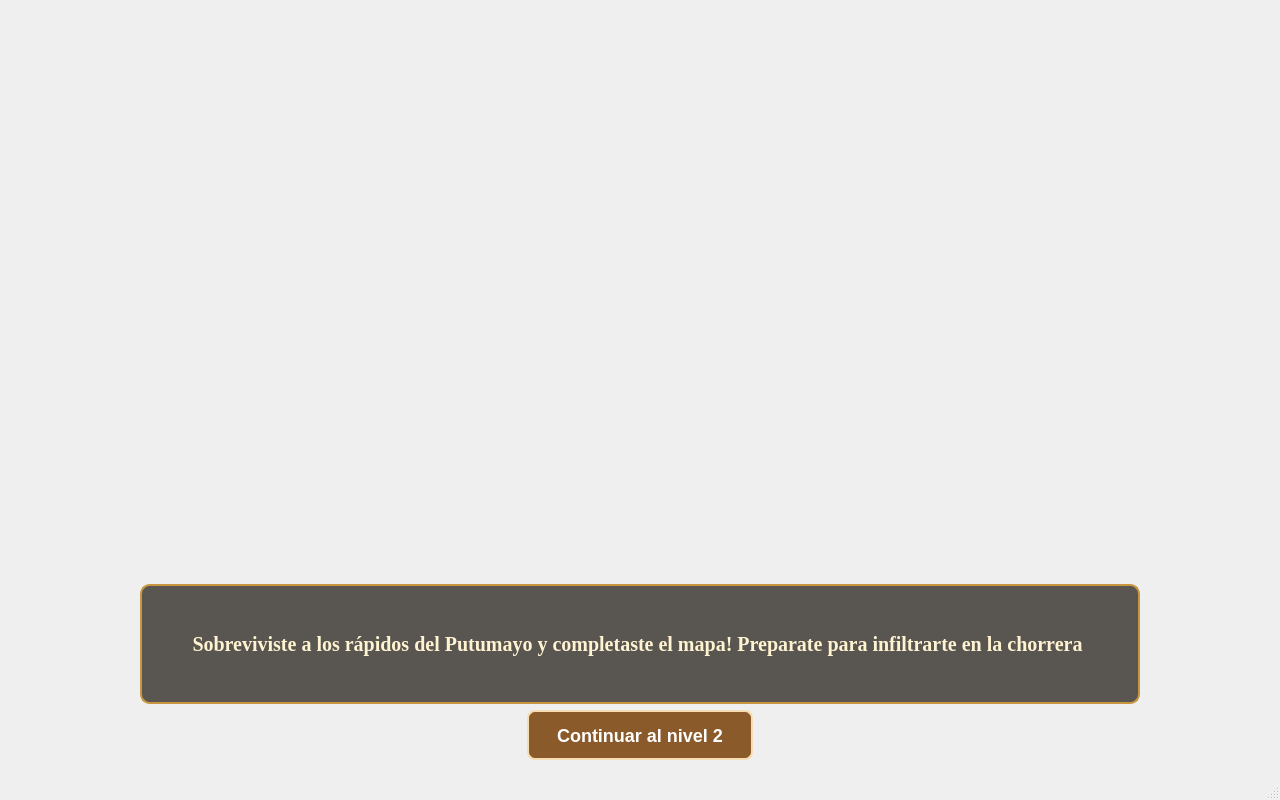
<?xml version="1.0" encoding="UTF-8"?>
<ui version="4.0">
 <class>MainWindow</class>
 <widget class="QMainWindow" name="MainWindow">
  <property name="geometry">
   <rect>
    <x>0</x>
    <y>0</y>
    <width>1280</width>
    <height>800</height>
   </rect>
  </property>
  <property name="minimumSize">
   <size>
    <width>0</width>
    <height>0</height>
   </size>
  </property>
  <property name="windowTitle">
   <string>MainWindow</string>
  </property>
  <widget class="QWidget" name="centralwidget">
   <layout class="QGridLayout" name="gridLayout">
    <item row="0" column="0">
     <widget class="QStackedWidget" name="stackedWidget">
      <property name="styleSheet">
       <string notr="true">#pageTransicion {
    border-image: url(:/0. Fondo transicion.png) 0 0 0 0 stretch stretch;
}

QLabel {
    background: transparent;
    color: white;
}</string>
      </property>
      <property name="currentIndex">
       <number>3</number>
      </property>
      <widget class="QWidget" name="PageMenu">
       <property name="styleSheet">
        <string notr="true">#PageMenu {
    border-image: url(:/0. Fondo Menu.png) 0 0 0 0 stretch stretch;
}

QLabel {
    background: transparent;
    color: white;
}</string>
       </property>
       <layout class="QVBoxLayout" name="verticalLayout_3">
        <item alignment="Qt::AlignmentFlag::AlignHCenter">
         <widget class="QLabel" name="label">
          <property name="minimumSize">
           <size>
            <width>700</width>
            <height>150</height>
           </size>
          </property>
          <property name="maximumSize">
           <size>
            <width>800</width>
            <height>150</height>
           </size>
          </property>
          <property name="font">
           <font>
            <family>Georgia</family>
            <pointsize>-1</pointsize>
            <bold>true</bold>
           </font>
          </property>
          <property name="styleSheet">
           <string notr="true">QLabel {
    color: #FFF3D1;
    font-family: &quot;Georgia&quot;, &quot;Trebuchet MS&quot;, serif;
    font-size: 30px;
    font-weight: bold;
    background-color: rgba(20, 14, 8, 175);
    padding: 16px 24px;
    border: 2px solid #C8963E;
    border-radius: 10px;
}
</string>
          </property>
          <property name="text">
           <string>Indiana Jones y La Fiebre del Caucho :  EL Oro Blanco del Putumayo</string>
          </property>
          <property name="alignment">
           <set>Qt::AlignmentFlag::AlignCenter</set>
          </property>
          <property name="wordWrap">
           <bool>true</bool>
          </property>
         </widget>
        </item>
        <item>
         <spacer name="verticalSpacer">
          <property name="orientation">
           <enum>Qt::Orientation::Vertical</enum>
          </property>
          <property name="sizeType">
           <enum>QSizePolicy::Policy::Expanding</enum>
          </property>
          <property name="sizeHint" stdset="0">
           <size>
            <width>20</width>
            <height>450</height>
           </size>
          </property>
         </spacer>
        </item>
        <item alignment="Qt::AlignmentFlag::AlignHCenter">
         <widget class="QPushButton" name="btnNormal">
          <property name="minimumSize">
           <size>
            <width>300</width>
            <height>50</height>
           </size>
          </property>
          <property name="maximumSize">
           <size>
            <width>600</width>
            <height>50</height>
           </size>
          </property>
          <property name="styleSheet">
           <string notr="true">QPushButton {
    background-color: #8b5a2b;
    color: white;
    font-size: 18px;
    font-weight: bold;
    padding: 12px 28px;
    border: 2px solid #f5deb3;
    border-radius: 8px;
}
QPushButton:hover {
    background-color: #a86f38;
}</string>
          </property>
          <property name="text">
           <string>Modo Normal</string>
          </property>
         </widget>
        </item>
        <item alignment="Qt::AlignmentFlag::AlignHCenter">
         <widget class="QPushButton" name="btnDificil">
          <property name="minimumSize">
           <size>
            <width>300</width>
            <height>50</height>
           </size>
          </property>
          <property name="maximumSize">
           <size>
            <width>600</width>
            <height>50</height>
           </size>
          </property>
          <property name="layoutDirection">
           <enum>Qt::LayoutDirection::LeftToRight</enum>
          </property>
          <property name="autoFillBackground">
           <bool>false</bool>
          </property>
          <property name="styleSheet">
           <string notr="true">QPushButton {
    background-color: #8b5a2b;
    color: white;
    font-size: 18px;
    font-weight: bold;
    padding: 12px 28px;
    border: 2px solid #f5deb3;
    border-radius: 8px;
}
QPushButton:hover {
    background-color: #a86f38;
}</string>
          </property>
          <property name="text">
           <string>Modo Díficil</string>
          </property>
         </widget>
        </item>
       </layout>
      </widget>
      <widget class="QWidget" name="pageNivel1">
       <layout class="QVBoxLayout" name="verticalLayout">
        <item>
         <layout class="QHBoxLayout" name="horizontalLayout">
          <item>
           <widget class="QLabel" name="lblIconoCorazonN1">
            <property name="minimumSize">
             <size>
              <width>32</width>
              <height>32</height>
             </size>
            </property>
            <property name="maximumSize">
             <size>
              <width>32</width>
              <height>32</height>
             </size>
            </property>
            <property name="text">
             <string/>
            </property>
            <property name="pixmap">
             <pixmap resource="sprites.qrc">:/0. Corazon.png</pixmap>
            </property>
            <property name="scaledContents">
             <bool>true</bool>
            </property>
           </widget>
          </item>
          <item>
           <widget class="QProgressBar" name="barraSaludN1">
            <property name="maximumSize">
             <size>
              <width>250</width>
              <height>16777215</height>
             </size>
            </property>
            <property name="value">
             <number>100</number>
            </property>
           </widget>
          </item>
          <item>
           <spacer name="horizontalSpacer">
            <property name="orientation">
             <enum>Qt::Orientation::Horizontal</enum>
            </property>
            <property name="sizeType">
             <enum>QSizePolicy::Policy::Fixed</enum>
            </property>
            <property name="sizeHint" stdset="0">
             <size>
              <width>100</width>
              <height>20</height>
             </size>
            </property>
           </spacer>
          </item>
          <item>
           <widget class="QWidget" name="widget_2" native="true">
            <property name="minimumSize">
             <size>
              <width>200</width>
              <height>32</height>
             </size>
            </property>
            <property name="maximumSize">
             <size>
              <width>200</width>
              <height>32</height>
             </size>
            </property>
            <layout class="QHBoxLayout" name="horizontalLayout_4">
             <property name="spacing">
              <number>7</number>
             </property>
             <property name="leftMargin">
              <number>0</number>
             </property>
             <property name="topMargin">
              <number>0</number>
             </property>
             <property name="rightMargin">
              <number>0</number>
             </property>
             <property name="bottomMargin">
              <number>0</number>
             </property>
             <item>
              <widget class="QLabel" name="lblVida">
               <property name="text">
                <string>Vidas :</string>
               </property>
              </widget>
             </item>
             <item>
              <widget class="QLabel" name="lblVida11">
               <property name="minimumSize">
                <size>
                 <width>32</width>
                 <height>32</height>
                </size>
               </property>
               <property name="maximumSize">
                <size>
                 <width>32</width>
                 <height>32</height>
                </size>
               </property>
               <property name="text">
                <string/>
               </property>
               <property name="pixmap">
                <pixmap resource="sprites.qrc">:/00. Indy cara.png</pixmap>
               </property>
               <property name="scaledContents">
                <bool>true</bool>
               </property>
              </widget>
             </item>
             <item>
              <widget class="QLabel" name="lblVida21">
               <property name="minimumSize">
                <size>
                 <width>32</width>
                 <height>32</height>
                </size>
               </property>
               <property name="maximumSize">
                <size>
                 <width>32</width>
                 <height>32</height>
                </size>
               </property>
               <property name="text">
                <string/>
               </property>
               <property name="pixmap">
                <pixmap resource="sprites.qrc">:/00. Indy cara.png</pixmap>
               </property>
               <property name="scaledContents">
                <bool>true</bool>
               </property>
              </widget>
             </item>
             <item>
              <widget class="QLabel" name="lblVida31">
               <property name="minimumSize">
                <size>
                 <width>32</width>
                 <height>32</height>
                </size>
               </property>
               <property name="maximumSize">
                <size>
                 <width>32</width>
                 <height>32</height>
                </size>
               </property>
               <property name="text">
                <string/>
               </property>
               <property name="pixmap">
                <pixmap resource="sprites.qrc">:/00. Indy cara.png</pixmap>
               </property>
               <property name="scaledContents">
                <bool>true</bool>
               </property>
              </widget>
             </item>
            </layout>
           </widget>
          </item>
          <item>
           <spacer name="horizontalSpacer_3">
            <property name="orientation">
             <enum>Qt::Orientation::Horizontal</enum>
            </property>
            <property name="sizeType">
             <enum>QSizePolicy::Policy::Fixed</enum>
            </property>
            <property name="sizeHint" stdset="0">
             <size>
              <width>40</width>
              <height>20</height>
             </size>
            </property>
           </spacer>
          </item>
          <item>
           <widget class="QLabel" name="lblIconoPerga">
            <property name="minimumSize">
             <size>
              <width>32</width>
              <height>32</height>
             </size>
            </property>
            <property name="maximumSize">
             <size>
              <width>32</width>
              <height>32</height>
             </size>
            </property>
            <property name="text">
             <string/>
            </property>
            <property name="pixmap">
             <pixmap resource="sprites.qrc">:/00. pergamino.png</pixmap>
            </property>
            <property name="scaledContents">
             <bool>true</bool>
            </property>
           </widget>
          </item>
          <item>
           <widget class="QLabel" name="lblPergaminosN1">
            <property name="text">
             <string>Pergaminos: 0/5</string>
            </property>
            <property name="alignment">
             <set>Qt::AlignmentFlag::AlignCenter</set>
            </property>
           </widget>
          </item>
          <item>
           <widget class="QLabel" name="lblTiempoN1">
            <property name="text">
             <string>Tiempo:  2:00</string>
            </property>
            <property name="alignment">
             <set>Qt::AlignmentFlag::AlignCenter</set>
            </property>
           </widget>
          </item>
         </layout>
        </item>
        <item>
         <widget class="QGraphicsView" name="viewNivel1">
          <property name="focusPolicy">
           <enum>Qt::FocusPolicy::NoFocus</enum>
          </property>
         </widget>
        </item>
       </layout>
      </widget>
      <widget class="QWidget" name="pageNivel2">
       <layout class="QVBoxLayout" name="verticalLayout_2">
        <item>
         <layout class="QHBoxLayout" name="horizontalLayout_2">
          <item>
           <widget class="QLabel" name="lblIconoCorazonN2">
            <property name="minimumSize">
             <size>
              <width>32</width>
              <height>32</height>
             </size>
            </property>
            <property name="maximumSize">
             <size>
              <width>32</width>
              <height>32</height>
             </size>
            </property>
            <property name="text">
             <string/>
            </property>
            <property name="pixmap">
             <pixmap resource="sprites.qrc">:/0. Corazon.png</pixmap>
            </property>
            <property name="scaledContents">
             <bool>true</bool>
            </property>
           </widget>
          </item>
          <item>
           <widget class="QProgressBar" name="barraSaludN2">
            <property name="value">
             <number>100</number>
            </property>
            <property name="alignment">
             <set>Qt::AlignmentFlag::AlignCenter</set>
            </property>
           </widget>
          </item>
          <item>
           <widget class="QWidget" name="widget" native="true">
            <property name="minimumSize">
             <size>
              <width>200</width>
              <height>32</height>
             </size>
            </property>
            <property name="maximumSize">
             <size>
              <width>200</width>
              <height>32</height>
             </size>
            </property>
            <layout class="QHBoxLayout" name="horizontalLayout_3">
             <property name="spacing">
              <number>5</number>
             </property>
             <property name="leftMargin">
              <number>0</number>
             </property>
             <property name="topMargin">
              <number>0</number>
             </property>
             <property name="rightMargin">
              <number>0</number>
             </property>
             <property name="bottomMargin">
              <number>0</number>
             </property>
             <item>
              <widget class="QLabel" name="lblVidas">
               <property name="minimumSize">
                <size>
                 <width>60</width>
                 <height>32</height>
                </size>
               </property>
               <property name="maximumSize">
                <size>
                 <width>60</width>
                 <height>32</height>
                </size>
               </property>
               <property name="text">
                <string>Vidas :</string>
               </property>
               <property name="alignment">
                <set>Qt::AlignmentFlag::AlignCenter</set>
               </property>
              </widget>
             </item>
             <item>
              <widget class="QLabel" name="lblVida1">
               <property name="minimumSize">
                <size>
                 <width>32</width>
                 <height>32</height>
                </size>
               </property>
               <property name="maximumSize">
                <size>
                 <width>32</width>
                 <height>32</height>
                </size>
               </property>
               <property name="text">
                <string/>
               </property>
               <property name="pixmap">
                <pixmap resource="sprites.qrc">:/00. Indy cara.png</pixmap>
               </property>
               <property name="scaledContents">
                <bool>true</bool>
               </property>
              </widget>
             </item>
             <item>
              <widget class="QLabel" name="lblVida2">
               <property name="minimumSize">
                <size>
                 <width>32</width>
                 <height>32</height>
                </size>
               </property>
               <property name="maximumSize">
                <size>
                 <width>32</width>
                 <height>32</height>
                </size>
               </property>
               <property name="text">
                <string/>
               </property>
               <property name="pixmap">
                <pixmap resource="sprites.qrc">:/00. Indy cara.png</pixmap>
               </property>
               <property name="scaledContents">
                <bool>true</bool>
               </property>
              </widget>
             </item>
             <item>
              <widget class="QLabel" name="lblVida3">
               <property name="minimumSize">
                <size>
                 <width>32</width>
                 <height>32</height>
                </size>
               </property>
               <property name="maximumSize">
                <size>
                 <width>32</width>
                 <height>32</height>
                </size>
               </property>
               <property name="text">
                <string/>
               </property>
               <property name="pixmap">
                <pixmap resource="sprites.qrc">:/00. Indy cara.png</pixmap>
               </property>
               <property name="scaledContents">
                <bool>true</bool>
               </property>
              </widget>
             </item>
            </layout>
           </widget>
          </item>
          <item>
           <spacer name="horizontalSpacer_2">
            <property name="orientation">
             <enum>Qt::Orientation::Horizontal</enum>
            </property>
            <property name="sizeType">
             <enum>QSizePolicy::Policy::Fixed</enum>
            </property>
            <property name="sizeHint" stdset="0">
             <size>
              <width>80</width>
              <height>20</height>
             </size>
            </property>
           </spacer>
          </item>
          <item>
           <widget class="QLabel" name="lblIconoPalaca">
            <property name="minimumSize">
             <size>
              <width>32</width>
              <height>32</height>
             </size>
            </property>
            <property name="maximumSize">
             <size>
              <width>32</width>
              <height>32</height>
             </size>
            </property>
            <property name="text">
             <string/>
            </property>
            <property name="pixmap">
             <pixmap resource="sprites.qrc">:/0. Palancader.png</pixmap>
            </property>
            <property name="scaledContents">
             <bool>true</bool>
            </property>
           </widget>
          </item>
          <item>
           <widget class="QLabel" name="lblPalancasN2">
            <property name="minimumSize">
             <size>
              <width>300</width>
              <height>0</height>
             </size>
            </property>
            <property name="text">
             <string>Palancas : 0/3</string>
            </property>
            <property name="alignment">
             <set>Qt::AlignmentFlag::AlignCenter</set>
            </property>
           </widget>
          </item>
         </layout>
        </item>
        <item>
         <widget class="QGraphicsView" name="viewNivel2"/>
        </item>
       </layout>
      </widget>
      <widget class="QWidget" name="pageTransicion">
       <layout class="QGridLayout" name="gridLayout_3">
        <item row="0" column="0">
         <layout class="QVBoxLayout" name="verticalLayout_5">
          <item>
           <spacer name="verticalSpacer_5">
            <property name="orientation">
             <enum>Qt::Orientation::Vertical</enum>
            </property>
            <property name="sizeHint" stdset="0">
             <size>
              <width>20</width>
              <height>40</height>
             </size>
            </property>
           </spacer>
          </item>
          <item alignment="Qt::AlignmentFlag::AlignHCenter">
           <widget class="QLabel" name="label_2">
            <property name="minimumSize">
             <size>
              <width>1000</width>
              <height>120</height>
             </size>
            </property>
            <property name="maximumSize">
             <size>
              <width>1200</width>
              <height>200</height>
             </size>
            </property>
            <property name="font">
             <font>
              <family>Georgia</family>
              <pointsize>-1</pointsize>
              <bold>true</bold>
             </font>
            </property>
            <property name="styleSheet">
             <string notr="true">QLabel {
    color: #FFF3D1;
    font-family: &quot;Georgia&quot;, &quot;Trebuchet MS&quot;, serif;
    font-size: 20px;
    font-weight: bold;
    background-color: rgba(20, 14, 8, 175);
    padding: 16px 24px;
    border: 2px solid #C8963E;
    border-radius: 10px;
}
</string>
            </property>
            <property name="text">
             <string>Sobreviviste a los rápidos del Putumayo y completaste el mapa! Preparate para infiltrarte en la chorrera </string>
            </property>
            <property name="scaledContents">
             <bool>false</bool>
            </property>
            <property name="alignment">
             <set>Qt::AlignmentFlag::AlignCenter</set>
            </property>
            <property name="wordWrap">
             <bool>true</bool>
            </property>
           </widget>
          </item>
          <item alignment="Qt::AlignmentFlag::AlignHCenter">
           <widget class="QPushButton" name="btnContinuarNivel2">
            <property name="minimumSize">
             <size>
              <width>100</width>
              <height>50</height>
             </size>
            </property>
            <property name="maximumSize">
             <size>
              <width>500</width>
              <height>60</height>
             </size>
            </property>
            <property name="layoutDirection">
             <enum>Qt::LayoutDirection::LeftToRight</enum>
            </property>
            <property name="styleSheet">
             <string notr="true">QPushButton {
    background-color: #8b5a2b;
    color: white;
    font-size: 18px;
    font-weight: bold;
    padding: 12px 28px;
    border: 2px solid #f5deb3;
    border-radius: 8px;
}
QPushButton:hover {
    background-color: #a86f38;
}</string>
            </property>
            <property name="text">
             <string>Continuar al nivel 2</string>
            </property>
           </widget>
          </item>
         </layout>
        </item>
       </layout>
      </widget>
      <widget class="QWidget" name="pageFinal">
       <property name="styleSheet">
        <string notr="true">#pageFinal {
    border-image: url(:/0. Fondo Menu.png) 0 0 0 0 stretch stretch;
}

QLabel {
    background: transparent;
    color: white;
}</string>
       </property>
       <layout class="QGridLayout" name="gridLayout_2">
        <item row="0" column="0">
         <layout class="QVBoxLayout" name="verticalLayout_4">
          <item alignment="Qt::AlignmentFlag::AlignHCenter">
           <widget class="QLabel" name="lblResultadoFinal">
            <property name="minimumSize">
             <size>
              <width>900</width>
              <height>150</height>
             </size>
            </property>
            <property name="maximumSize">
             <size>
              <width>1200</width>
              <height>180</height>
             </size>
            </property>
            <property name="styleSheet">
             <string notr="true">QLabel {
    color: #FFF3D1;
    font-family: &quot;Georgia&quot;, &quot;Trebuchet MS&quot;, serif;
    font-size: 22px;
    font-weight: bold;
    background-color: rgba(20, 14, 8, 175);
    padding: 16px 24px;
    border: 2px solid #C8963E;
    border-radius: 10px;
}
</string>
            </property>
            <property name="text">
             <string>Perdiste</string>
            </property>
            <property name="alignment">
             <set>Qt::AlignmentFlag::AlignCenter</set>
            </property>
            <property name="wordWrap">
             <bool>true</bool>
            </property>
           </widget>
          </item>
          <item>
           <spacer name="verticalSpacer_4">
            <property name="orientation">
             <enum>Qt::Orientation::Vertical</enum>
            </property>
            <property name="sizeHint" stdset="0">
             <size>
              <width>20</width>
              <height>40</height>
             </size>
            </property>
           </spacer>
          </item>
          <item alignment="Qt::AlignmentFlag::AlignHCenter">
           <widget class="QPushButton" name="btnReintentar">
            <property name="minimumSize">
             <size>
              <width>500</width>
              <height>50</height>
             </size>
            </property>
            <property name="maximumSize">
             <size>
              <width>700</width>
              <height>60</height>
             </size>
            </property>
            <property name="styleSheet">
             <string notr="true">QPushButton {
    background-color: #8b5a2b;
    color: white;
    font-size: 18px;
    font-weight: bold;
    padding: 12px 28px;
    border: 2px solid #f5deb3;
    border-radius: 8px;
}
QPushButton:hover {
    background-color: #a86f38;
}</string>
            </property>
            <property name="text">
             <string>Reintentar</string>
            </property>
           </widget>
          </item>
          <item alignment="Qt::AlignmentFlag::AlignHCenter">
           <widget class="QPushButton" name="btnVolverMenu">
            <property name="minimumSize">
             <size>
              <width>500</width>
              <height>50</height>
             </size>
            </property>
            <property name="maximumSize">
             <size>
              <width>700</width>
              <height>60</height>
             </size>
            </property>
            <property name="styleSheet">
             <string notr="true">QPushButton {
    background-color: #8b5a2b;
    color: white;
    font-size: 18px;
    font-weight: bold;
    padding: 12px 28px;
    border: 2px solid #f5deb3;
    border-radius: 8px;
}
QPushButton:hover {
    background-color: #a86f38;
}</string>
            </property>
            <property name="text">
             <string>Menú</string>
            </property>
           </widget>
          </item>
         </layout>
        </item>
       </layout>
      </widget>
     </widget>
    </item>
   </layout>
  </widget>
  <widget class="QMenuBar" name="menubar">
   <property name="geometry">
    <rect>
     <x>0</x>
     <y>0</y>
     <width>1280</width>
     <height>21</height>
    </rect>
   </property>
  </widget>
  <widget class="QStatusBar" name="statusbar"/>
 </widget>
 <resources>
  <include location="sprites.qrc"/>
 </resources>
 <connections/>
</ui>
